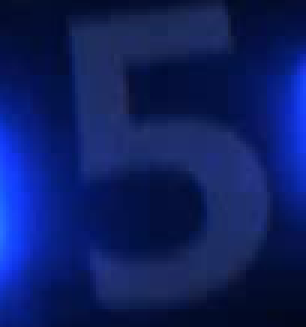
//> input picture resuorces/屏幕截图 2024-01-23 212928.png, 102 x 109 px, shrunk from 195 x 209 before the run (shown 3 times larger)
$ ./numberPicker   (built with g++ and OpenCV 4)
//> lines starting //> are read from the running program, lines starting //| are printed output that depends on the picture; after the words box and inside, x2 and y2 are one past the last pixel; in counts of white or black regions, pixels touching at a corner belong together
#include<iostream>
#include<opencv4/opencv2/opencv.hpp>
using namespace std;
using namespace cv;
int main()
{
    Mat temp = imread("/home/root03/MyProject/resuorces/屏幕截图 2024-01-23 212928.png");
//> temp is the input picture: 109 rows x 102 cols, CV_8UC3; mean B, G, R 97.6, 30.5, 13.8
    Mat src = imread("/home/root03/MyProject/resuorces/屏幕截图 2024-01-23 223004.png");
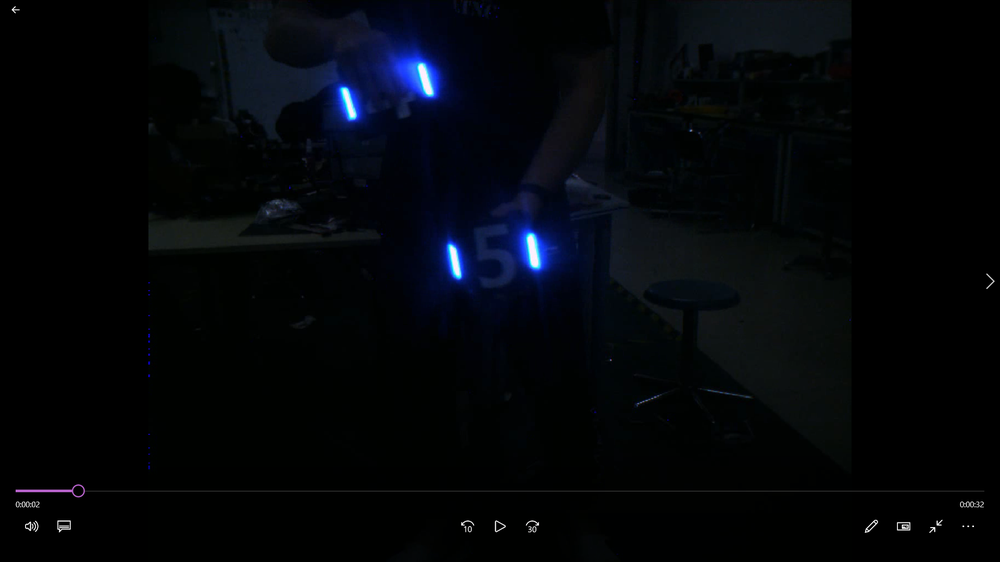
//> input picture resuorces/屏幕截图 2024-01-23 223004.png, 1000 x 562 px, shrunk from 1920 x 1079 before the run
//> src is the input picture: 562 rows x 1000 cols, CV_8UC3; mean B, G, R 9.8, 5.8, 3.2
    Mat dst = src.clone();
    imshow("temp", temp);
	//1.构建结果图像resultImg(注意大小和类型)
    //如果原图(待搜索图像)尺寸为W x H, 而模版尺寸为 w x h, 则结果图像尺寸一定是(W-w+1)x(H-h+1)
    //结果图像必须为单通道32位浮点型图像
    int width = src.cols - temp.cols + 1;//result宽度
//> width = 899
    int height = src.rows - temp.rows + 1;//result高度
//> height = 454
    Mat result(height, width, CV_32FC1);//创建结果映射图像
    //2.模版匹配
    //这里我们使用的匹配算法是标准平方差匹配 method=TM_SQDIFF_NORMED，数值越小匹配度越好
    //matchTemplate(src, temp, result, TM_SQDIFF); //平方差匹配法(最好匹配0)
    matchTemplate(src, temp, result, TM_SQDIFF_NORMED); //归一化平方差匹配法(最好匹配0)
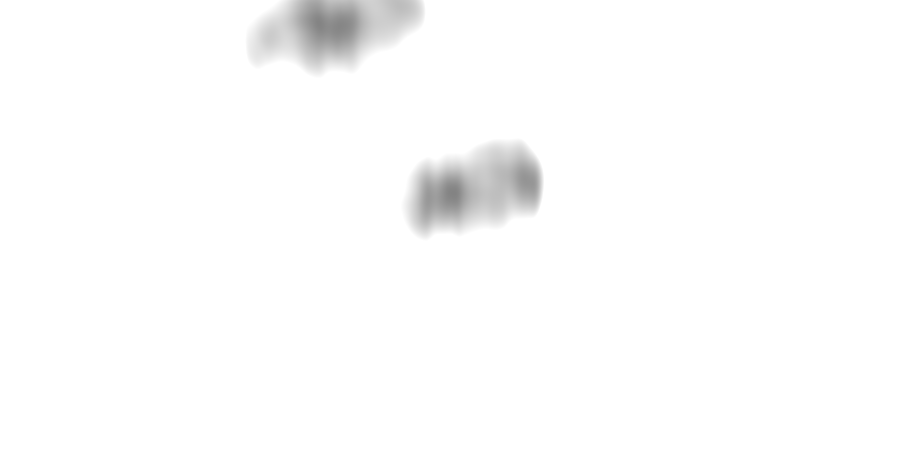
//> result: 454 rows x 899 cols, CV_32FC1; min 0.515, max 1, mean 0.989
    // [4 lines of commented-out code are left out]
    imshow("result", result);
    //3.正则化(归一化到0-1)
    normalize(result, result, 0, 1, NORM_MINMAX, -1);//归一化到0-1范围
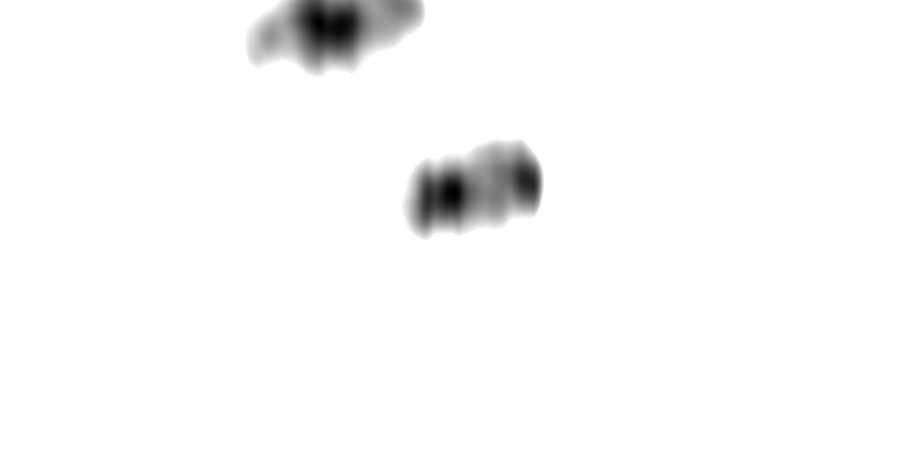
//> result: 454 rows x 899 cols, CV_32FC1; 5.27% of pixels changed, all inside (x1, y1, x2, y2) = (245, 0, 544, 241)
    //4.找出result中的最大值及其位置
    double minValue, maxValue;
    Point minLoc, maxLoc;
    // 定位极值的函数
    minMaxLoc(result, &minValue, &maxValue, &minLoc, &maxLoc);
//> minValue = 0; maxValue = 1; minLoc = Point(453, 193); maxLoc = Point(0, 0)
    cout << "minValue=" << minValue << endl;
//| minValue=0
    cout << "maxValue=" << maxValue << endl;
//| maxValue=1
	//5.根据result中的最大值位置在源图上画出矩形和中心点
    rectangle(dst, maxLoc, Point(maxLoc.x + temp.cols, maxLoc.y + temp.rows), Scalar(0, 255, 0), 2, 8);
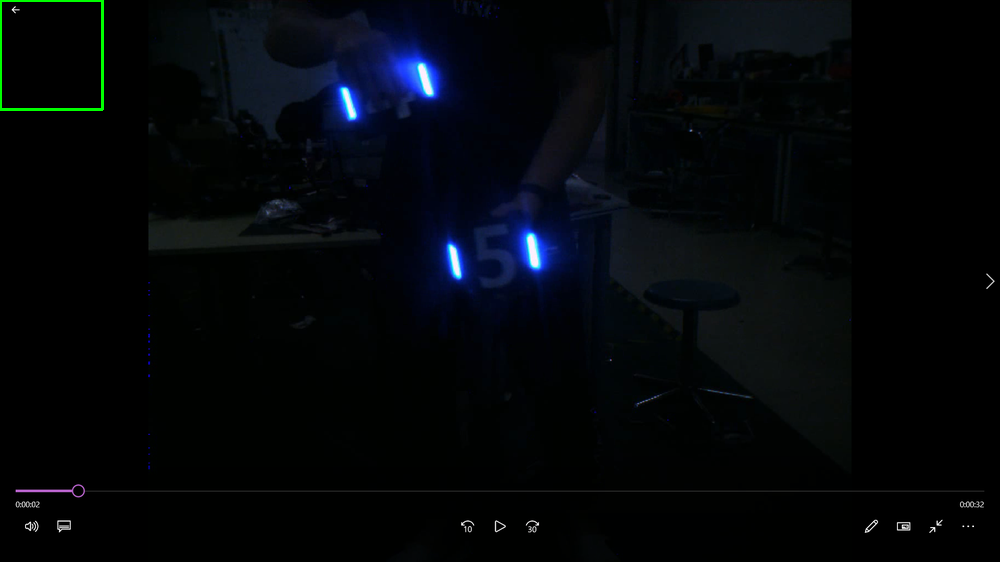
//> dst: 562 rows x 1000 cols, CV_8UC3; 0.19% of pixels changed, all inside (x1, y1, x2, y2) = (0, 0, 104, 111)
    imshow("dst", dst);

    waitKey(0);
    return 0;
}
